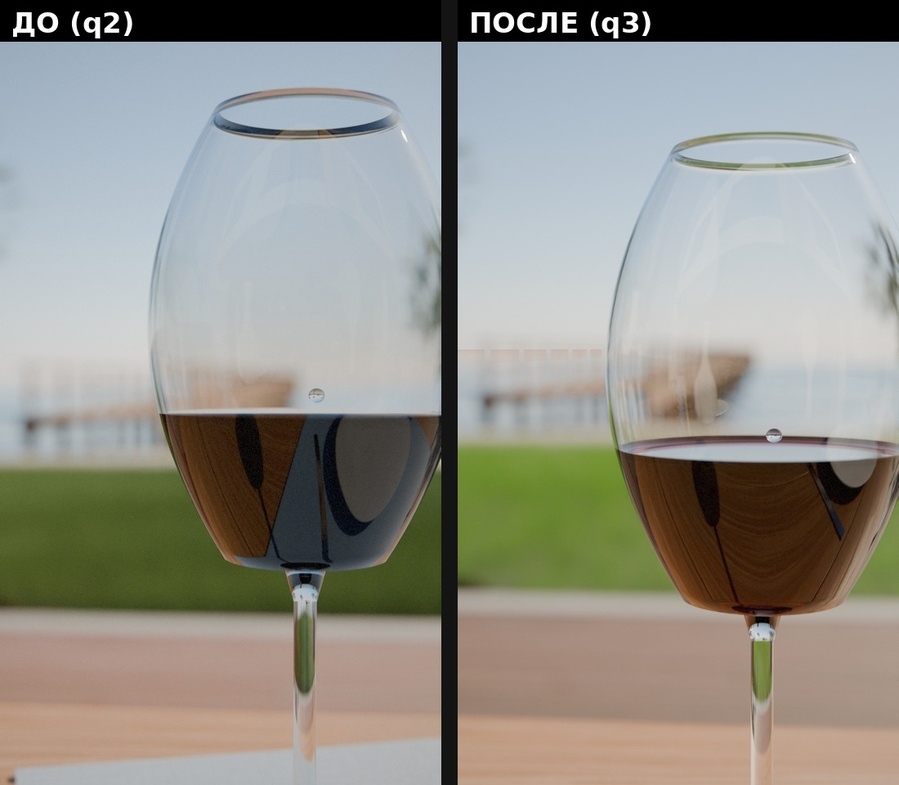
#> input picture videos/storm/reports/q3/compare_glass.jpg, 899 x 785 px, shrunk from 1100 x 960 before the run
$ python post_photo.py ../reports/q3/compare_glass.jpg out.png
#> lines starting #> are read from the running program, lines starting #| are printed output that depends on the picture; after the words box and inside, x2 and y2 are one past the last pixel; in counts of white or black regions, pixels touching at a corner belong together
"""Photographic camera response applied to linear-display renders (owner: 'it looks like CG').
Real lenses/sensors leave fingerprints the renderer does not: slight barrel distortion, lateral chromatic aberration,
natural vignetting (cos^4), highlight halation/bloom, luminance-dependent sensor grain. All kept subtle (no 'effects').
Usage: python3 post_photo.py in.png out.png [--seed N]"""
import sys
import numpy as np
from PIL import Image
from scipy import ndimage as ndi


def aerial(img, haze):
    """Blend towards the horizon sky colour by the per-pixel factor f = 1-exp(-d/L) (see look.render_haze_pass)."""
    lin = np.clip(img, 0, 1) ** 2.2
    sky = haze < 0.0005
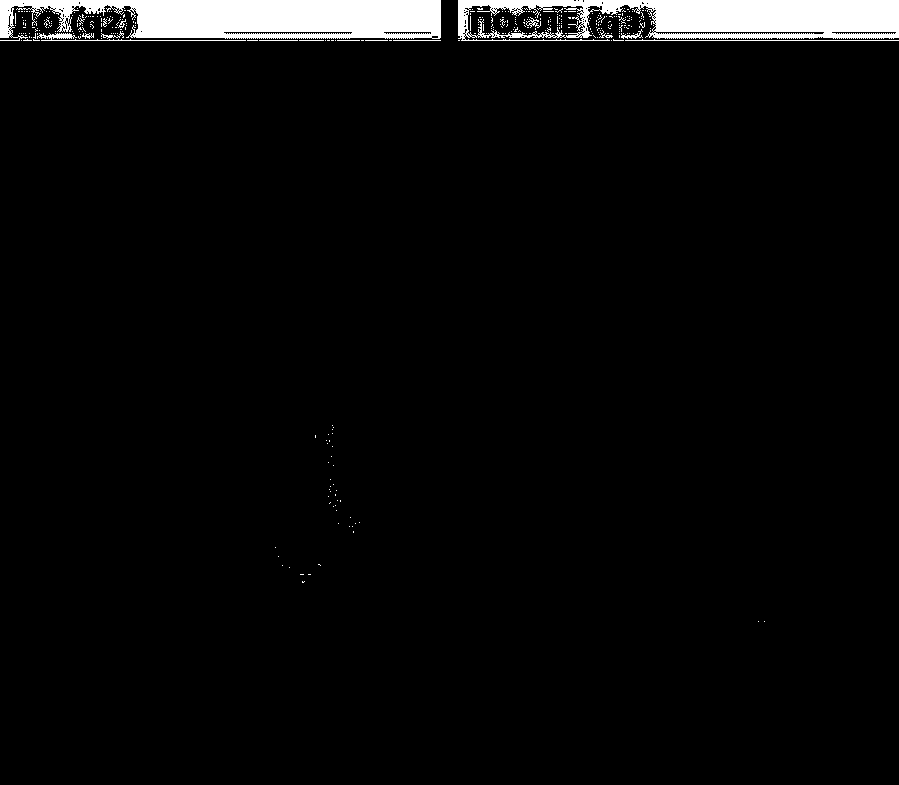
#> sky: shape (785, 899) bool; 3.8% white; 331 white regions (315 under 20 px), largest, box (x1, y1, x2, y2) and area: (0, 0, 441, 41) 13316, (458, 0, 899, 41) 11910, (37, 33, 246, 41) 362
    rows = np.where(sky.any(1))[0]
#> rows = 87 values from 0 to 621
    if len(rows):
        lo = rows[-max(1, len(rows) // 8):]                       # lowest band of visible sky = horizon colour
#> lo = [532, 547, 556, 564, 565, 567, 574, 581, 582, 621]
        m = sky[lo]; col = lin[lo][m].mean(0)
#> after `col = lin[lo][m].mean(0)`: col = [0, 0.000162, 0.00121]
    else:
        col = np.array([0.62, 0.70, 0.80])
    col = 0.85 * col + 0.15 * col.mean()                         # haze is slightly less saturated than the horizon sky
#> col = [6.85e-05, 0.000206, 0.00109]
    f = np.clip(haze, 0, 1)[..., None]
    return np.clip(lin * (1 - f) + col * f, 0, 1) ** (1 / 2.2)
#| AERIAL from ../reports/q3/compare_glass.jpg max f 1.0


def photo(img, seed=0, distort=0.008, ca=0.0003, vignette=0.15, bloom=0.03, grain=0.006):
    """Owner brief: optics must not hide missing detail -> all values reduced (q1/q2 used 0.012/0.0007/0.22/0.06/0.011)."""
#> called with seed = 0, distort = 0.008, ca = 0.0003, vignette = 0.15, bloom = 0.03, grain = 0.006
    h, w, _ = img.shape
    yy, xx = np.mgrid[0:h, 0:w].astype(np.float32)
    cx, cy = (w - 1) / 2, (h - 1) / 2; nrm = np.hypot(cx, cy)
    dx, dy = (xx - cx) / nrm, (yy - cy) / nrm; r2 = dx * dx + dy * dy
    out = np.empty_like(img)
    for ch, s in enumerate((1 + ca, 1.0, 1 - ca)):                      # lateral CA: R slightly larger, B smaller
        k = (1 + distort * r2) * s
        sx = cx + dx * nrm * k; sy = cy + dy * nrm * k
        out[..., ch] = ndi.map_coordinates(img[..., ch], [sy, sx], order=3, mode="reflect")
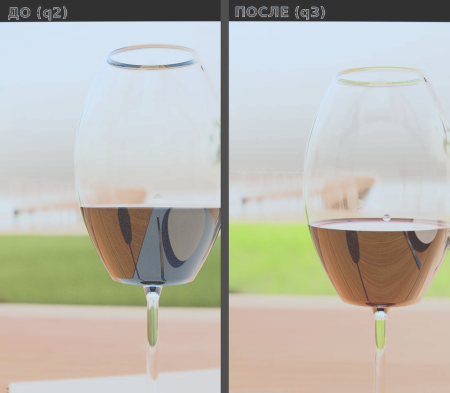
#> out: shape (785, 899, 3) float32 (shown at 1/2 size); mean R, G, B 0.343, 0.339, 0.316; drawn with min black and max white
    # crop back the slight barrel overscan
    lin = np.clip(out, 0, 1) ** 2.2
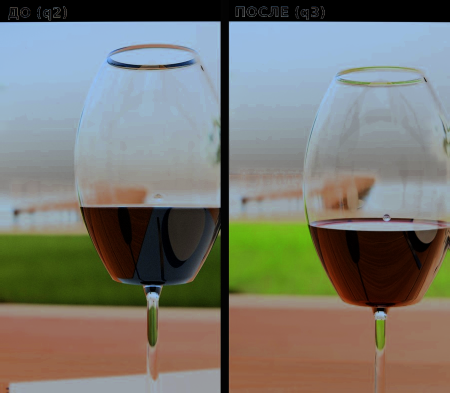
#> lin: shape (785, 899, 3) float32 (shown at 1/2 size); mean R, G, B 0.107, 0.107, 0.1; drawn with min black and max white
    hi = np.clip(lin - 0.65, 0, None)
#> hi: shape (785, 899, 3) float32; every value is 0
    glow = np.stack([ndi.gaussian_filter(hi[..., c], sigma=w * 0.012) for c in range(3)], -1)
    glow2 = np.stack([ndi.gaussian_filter(hi[..., c], sigma=w * 0.05) for c in range(3)], -1)
    lin = lin + bloom * (glow * np.array([1.0, 0.92, 0.82]) + 0.5 * glow2)
    lin *= (1 - vignette * r2 ** 1.15)[..., None]
    rng = np.random.default_rng(seed)
    lum = lin.mean(-1, keepdims=True)
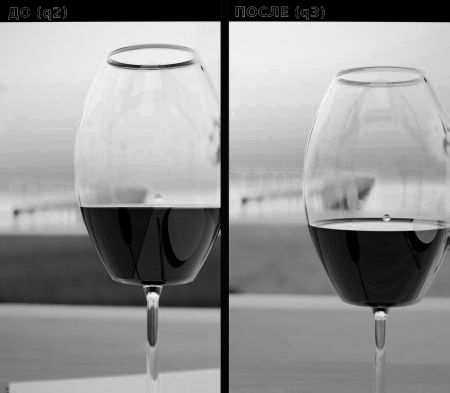
#> lum: shape (785, 899, 1) float64 (shown at 1/2 size); min 0, max 0.173, mean 0.1; drawn with min black and max white
    amp = grain * (0.35 + 1.6 * np.sqrt(np.clip(lum, 0, 1)) * (1 - np.clip(lum, 0, 1)))
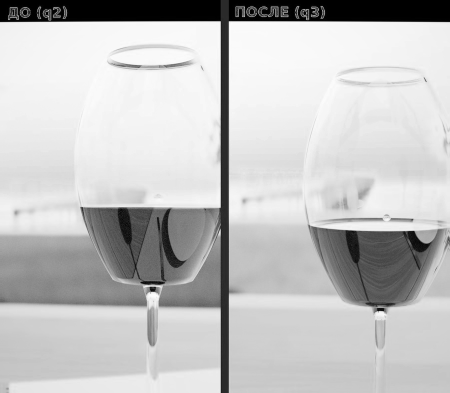
#> amp: shape (785, 899, 1) float64 (shown at 1/2 size); min 0.0021, max 0.0054, mean 0.00462; drawn with min black and max white
    g = rng.normal(0, 1, (h, w, 1)).astype(np.float32)
    g = 0.75 * g + 0.25 * ndi.gaussian_filter(g, 1.1)
    lin = lin + amp * g * np.array([1.0, 0.97, 1.03])
    return np.clip(lin, 0, 1) ** (1 / 2.2)


if __name__ == "__main__":
    a = np.asarray(Image.open(sys.argv[1]).convert("RGB")).astype(np.float32) / 255
    seed = int(sys.argv[sys.argv.index("--seed") + 1]) if "--seed" in sys.argv else 0
    hz = sys.argv[1].replace(".png", "_haze.png").replace("_raw_haze", "_raw_haze")
    import os
    if os.path.exists(hz):
        hzi = np.asarray(Image.open(hz)).astype(np.float32)
        hzi = hzi[..., 0] if hzi.ndim == 3 else hzi
        hzi = hzi / (65535.0 if hzi.max() > 255 else 255.0)
        a = aerial(a, hzi); print("AERIAL from", hz, "max f", round(float(hzi.max()), 3))
    o = photo(a, seed)
    Image.fromarray((o * 255 + 0.5).astype(np.uint8)).save(sys.argv[2])
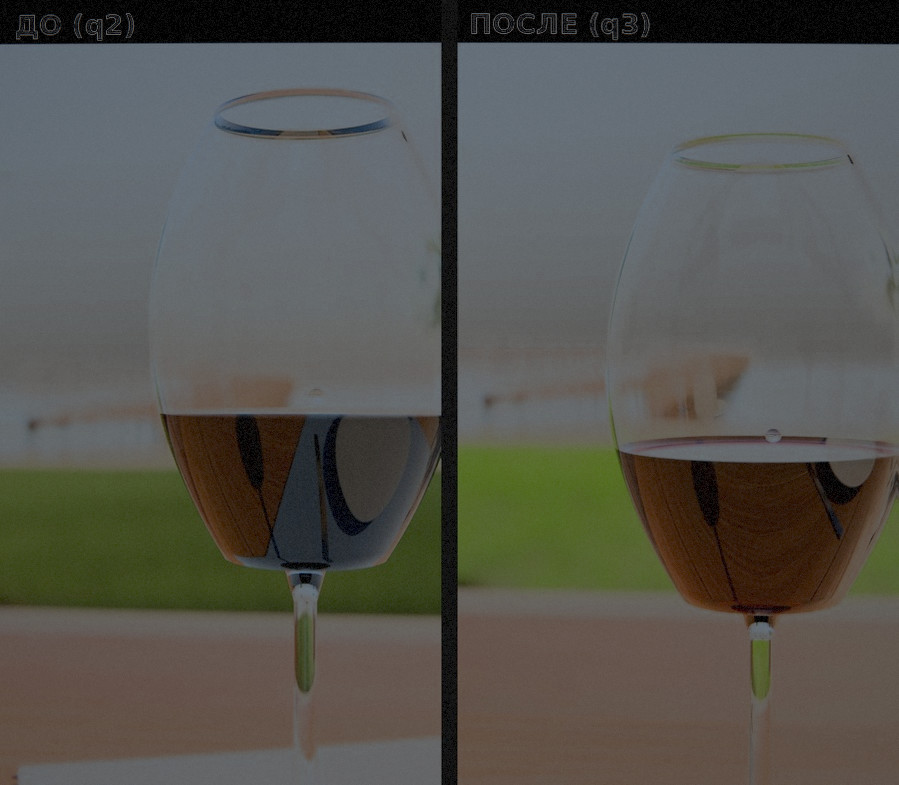
#> saved as out.png: PIL image 899x785 RGB; mean R, G, B 85.8, 85, 79
    print("POST", sys.argv[2])

$ run again, on videos/storm/reports/q3/compare_wide.jpg
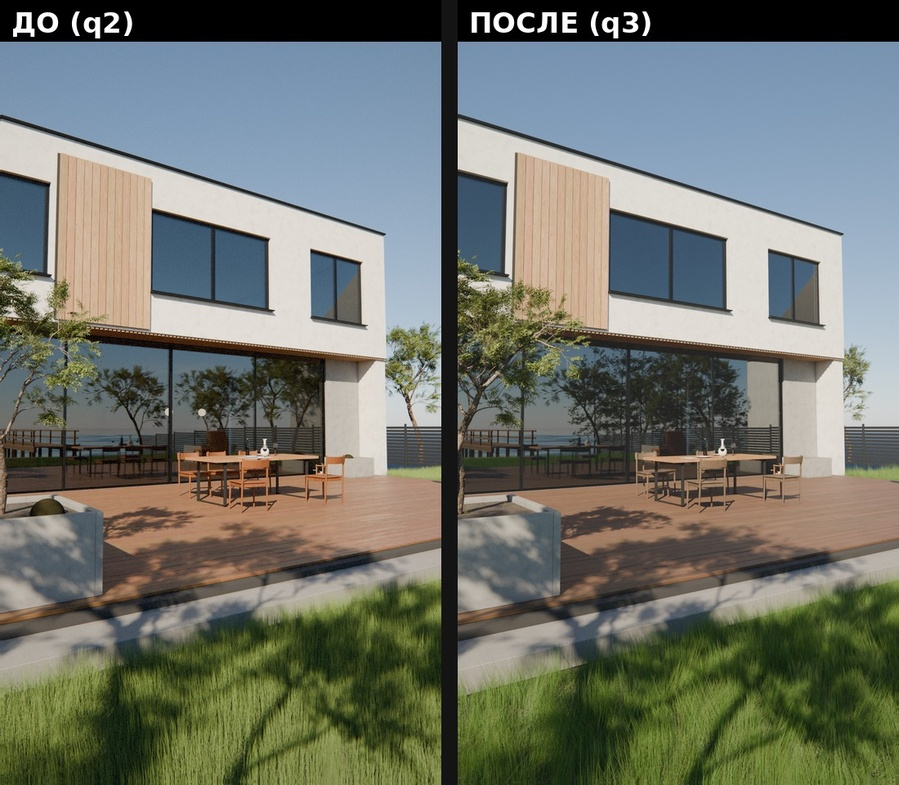
#> input picture videos/storm/reports/q3/compare_wide.jpg, 899 x 785 px, shrunk from 1100 x 960 before the run
#> in aerial, `sky = haze < 0.0005`:
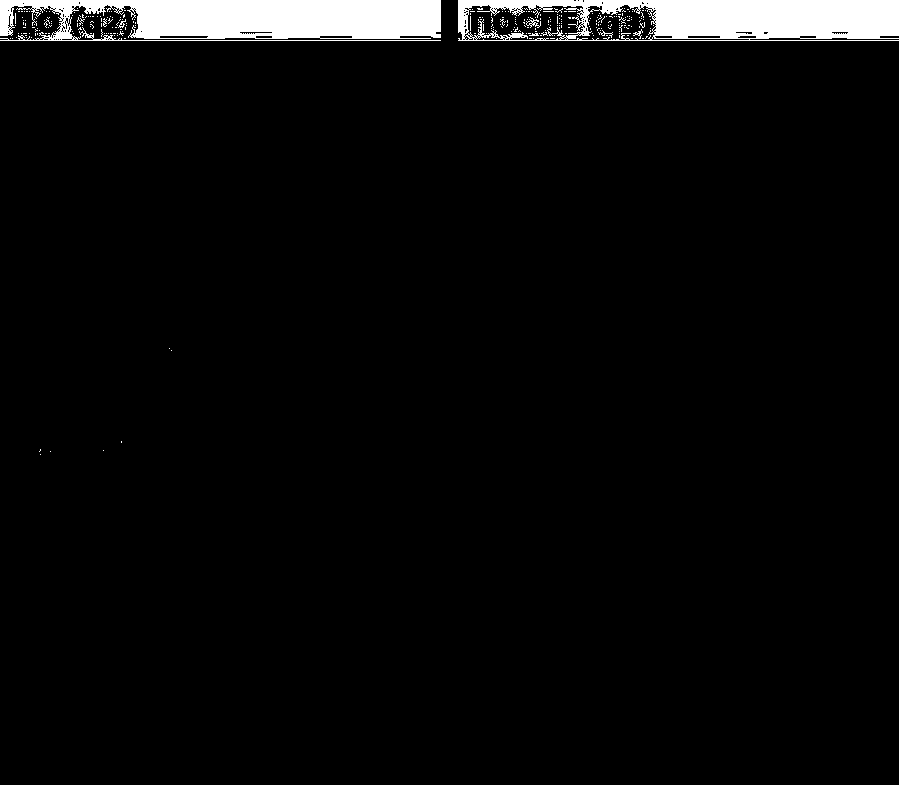
#> sky: shape (785, 899) bool; 3.9% white; 278 white regions (271 under 20 px), largest, box (x1, y1, x2, y2) and area: (0, 0, 441, 41) 14125, (458, 0, 899, 41) 12375, (526, 17, 541, 28) 60
#> rows = 49 values from 0 to 454
#> lo = [441, 442, 449, 450, 451, 454]
#> in aerial, `col = lin[lo][m].mean(0)`: col = [0, 8.18e-05, 0.000238]
#> in aerial, `col = 0.85 * col + 0.15 * col.mean()`: col = [1.6e-05, 8.55e-05, 0.000219]
#| AERIAL from ../reports/q3/compare_wide.jpg max f 1.0
#> hi: shape (785, 899, 3) float32; every value is 0
#> `Image.fromarray((o * 255 + 0.5).astype(np.uint8)).save(sys.argv[2])`:
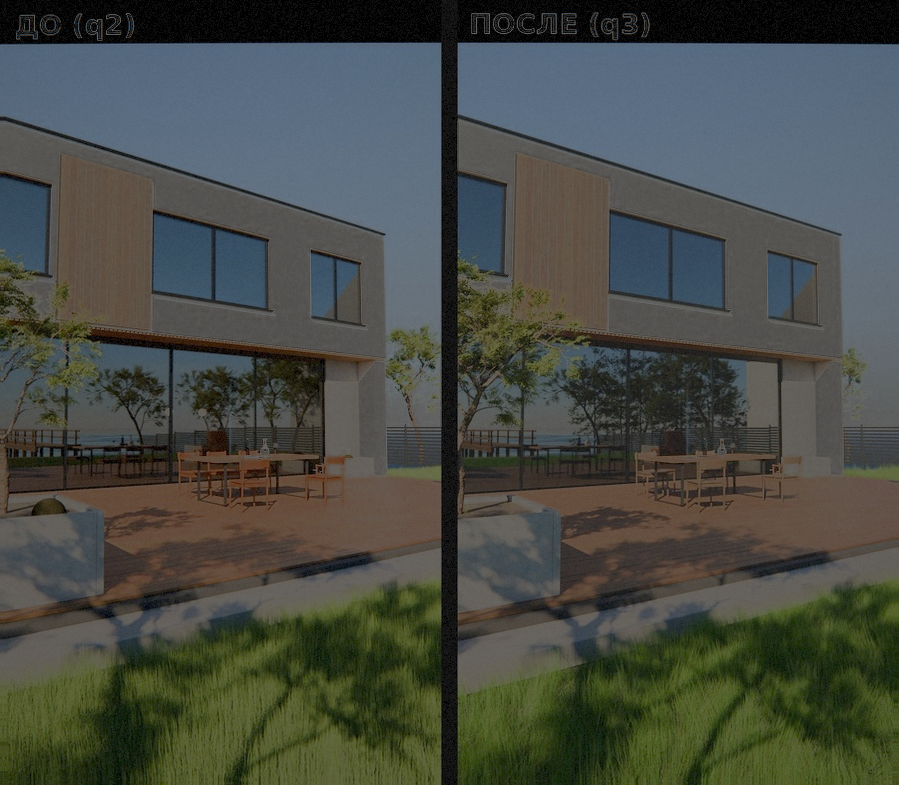
#> saved as out.png: PIL image 899x785 RGB; mean R, G, B 71.8, 75.7, 68.6

$ run again, on videos/storm/reports/q3/zoom_glass_0.jpg
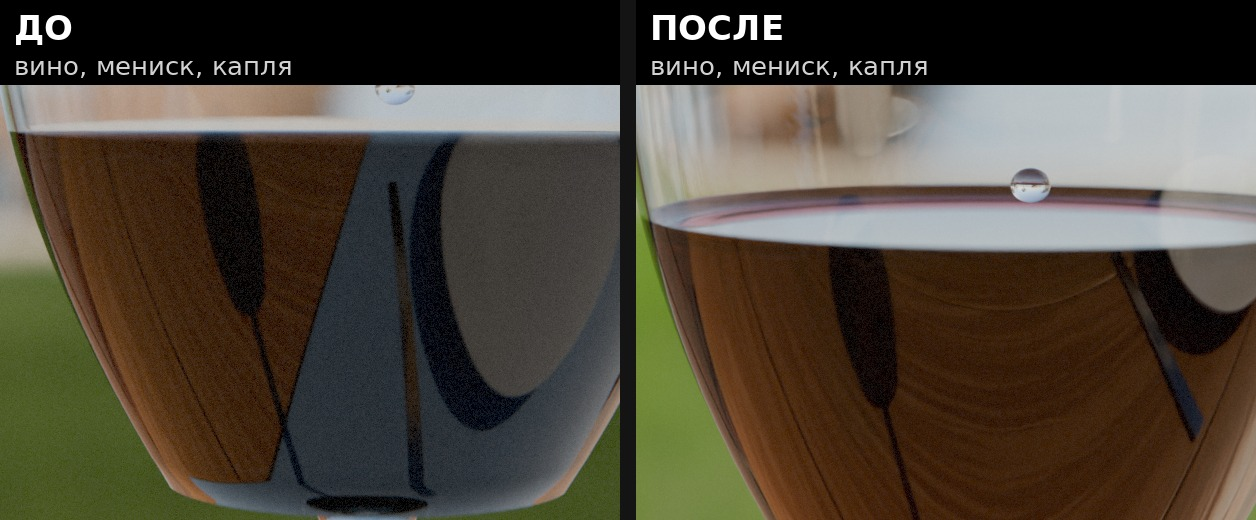
#> input picture videos/storm/reports/q3/zoom_glass_0.jpg, 1256 x 520 px
#> in aerial, `sky = haze < 0.0005`:
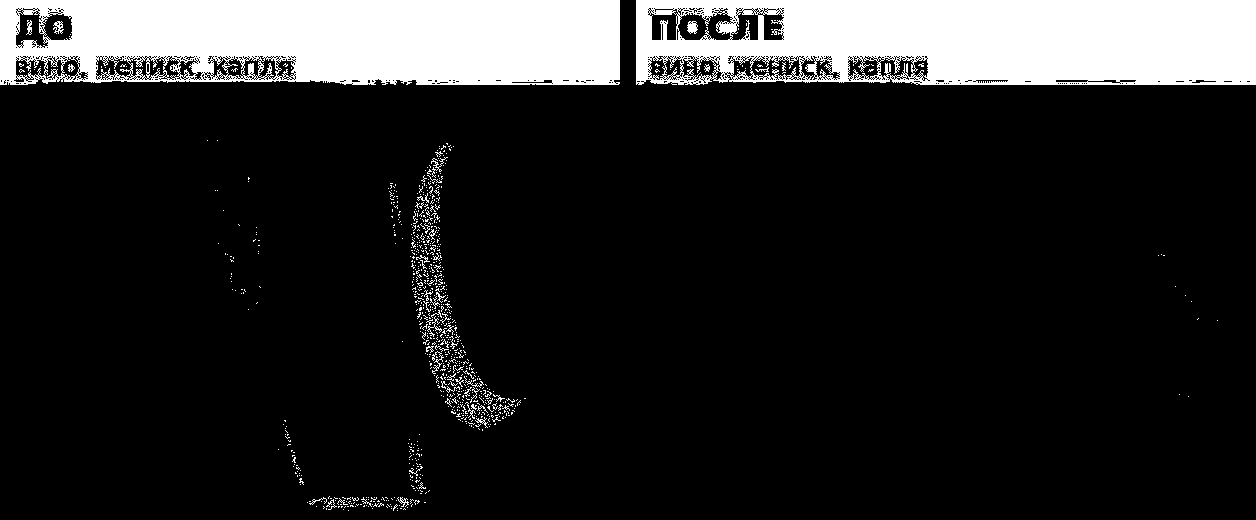
#> sky: shape (520, 1256) bool; 14.6% white; 832 white regions (786 under 20 px), largest, box (x1, y1, x2, y2) and area: (0, 0, 620, 85) 46297, (636, 0, 1256, 85) 45080, (687, 21, 698, 34) 100
#> rows = 449 values from 0 to 510
#> lo = 56 values from 452 to 510
#> m: shape (56, 1256) bool; 0.73% white in thin lines or dots, all inside (x1, y1, x2, y2) = (292, 0, 430, 56)
#> in aerial, `col = lin[lo][m].mean(0)`: col = [0, 3.69e-05, 0.000498]
#> in aerial, `col = 0.85 * col + 0.15 * col.mean()`: col = [2.67e-05, 5.81e-05, 0.00045]
#| AERIAL from ../reports/q3/zoom_glass_0.jpg max f 1.0
#> hi: shape (520, 1256, 3) float32; every value is 0
#> `Image.fromarray((o * 255 + 0.5).astype(np.uint8)).save(sys.argv[2])`:
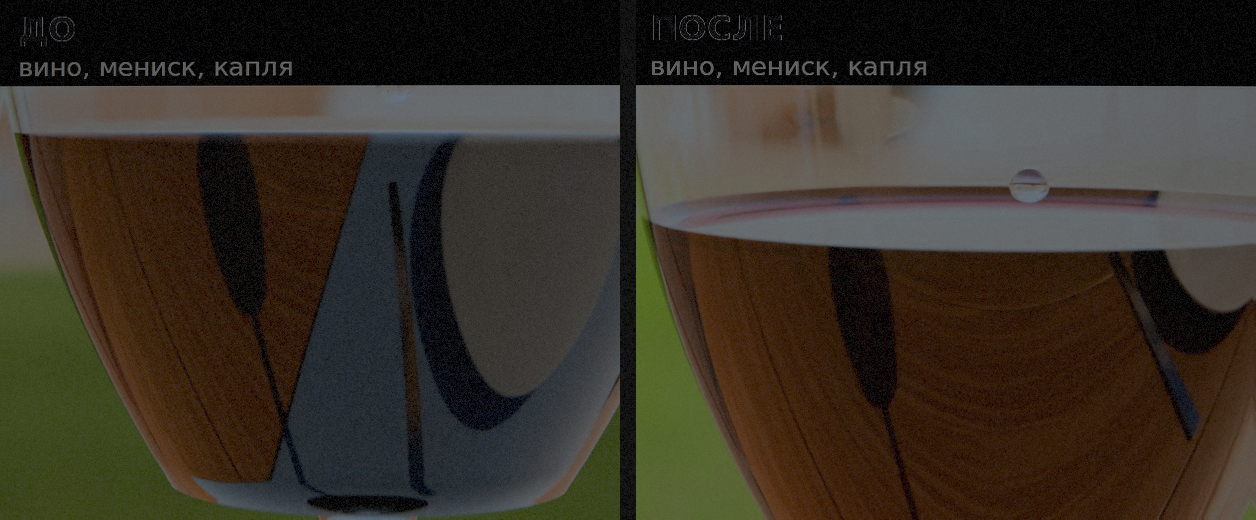
#> saved as out.png: PIL image 1256x520 RGB; mean R, G, B 54.7, 48.1, 38.5
